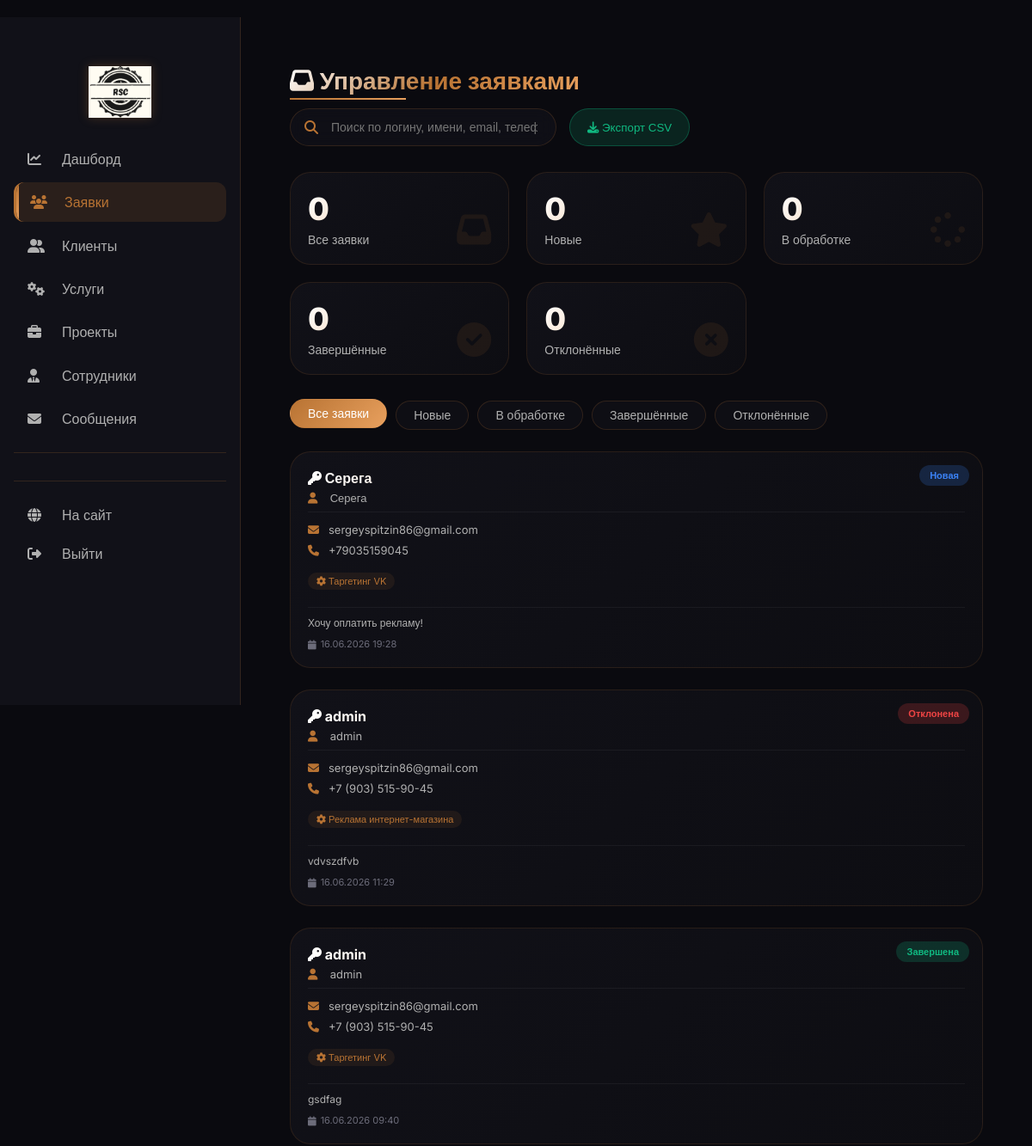
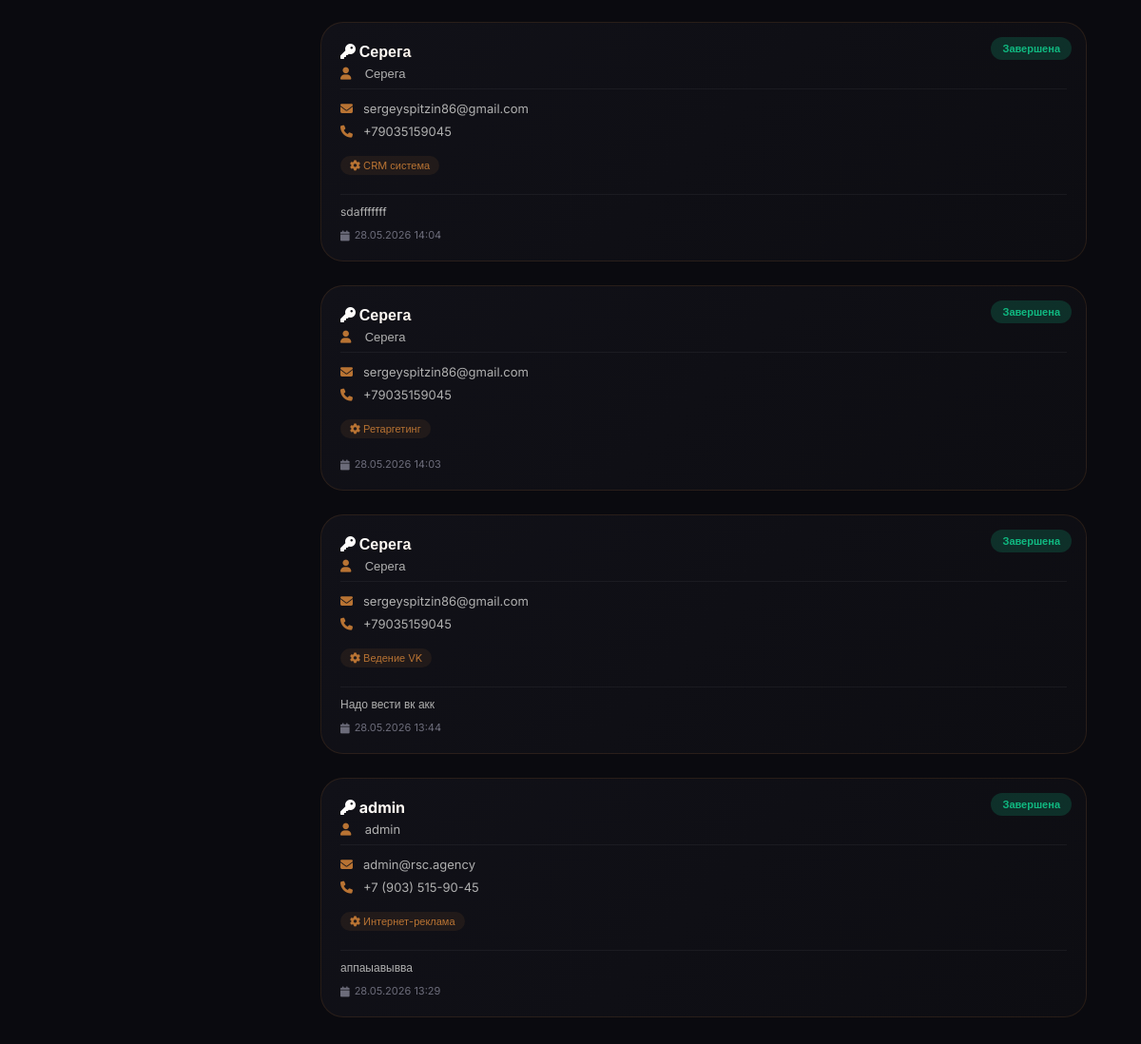
Screenshot of /leads/admin/leads/ (signed in) with the database file from the repository (2 pictures, top to bottom).
### leads/models.py (models this page shows, shortened)
class Lead(models.Model):
    STATUS_CHOICES = [
        ('new', 'Новая'),
        ('processing', 'В обработке'),
        ('completed', 'Завершена'),
        ('rejected', 'Отклонена'),
    ]
    name = models.CharField(max_length=200, verbose_name="Имя")
    email = models.EmailField(verbose_name="Email")
    phone = models.CharField(max_length=50, verbose_name="Телефон")
    message = models.TextField(blank=True, verbose_name="Сообщение")
    status = models.CharField(max_length=20, choices=STATUS_CHOICES, default='new')
    service = models.ForeignKey('Service', on_delete=models.SET_NULL, null=True, blank=True)
    price = models.DecimalField(max_digits=10, decimal_places=2, null=True, blank=True, verbose_name="Стоимость")
    user = models.ForeignKey("users.User", on_delete=models.SET_NULL, null=True, blank=True, related_name="leads")
    created_at = models.DateTimeField(auto_now_add=True)
    updated_at = models.DateTimeField(auto_now=True)
    class Meta:
        db_table = 'requests'
        verbose_name = "Заявка"
        verbose_name_plural = "Заявки"

class Service(models.Model):
    CATEGORY_CHOICES = [
        ('ads', 'Контекстная реклама'),
        ('target', 'Таргетинг'),
        ('seo', 'SEO'),
        ('smm', 'SMM'),
        ('dev', 'Разработка'),
        ('design', 'Дизайн'),
    ]
    name = models.CharField(max_length=200)
    category = models.CharField(max_length=20, choices=CATEGORY_CHOICES)
    price = models.CharField(max_length=100, blank=True)
    description = models.TextField(blank=True)
    is_active = models.BooleanField(default=True)
    order = models.IntegerField(default=0)
    image = models.ImageField(upload_to='services/', blank=True, null=True)
    features = models.TextField(blank=True)
    created_at = models.DateTimeField(auto_now_add=True)
    updated_at = models.DateTimeField(auto_now=True)
    created_by = models.ForeignKey('AdminUser', on_delete=models.SET_NULL, null=True, blank=True, verbose_name="Кто создал")
    class Meta:
        db_table = 'services'
        verbose_name = "Услуга"
        verbose_name_plural = "Услуги"

### leads/decorators.py (the view)
        def wrapper(request, *args, **kwargs):
            if not request.user.is_authenticated:
                messages.error(request, 'Необходимо войти в систему')
                return redirect('login')
            if not request.user.is_staff:
                messages.error(request, 'У вас нет доступа к этой странице')
                return redirect('index')
            try:
                admin_user = request.user.admin_profile
                user_permissions = admin_user.permissions
            except AdminUser.DoesNotExist:
                messages.error(request, 'Ошибка: профиль сотрудника не найден')
                return redirect('index')
            if user_permissions == 'full':
                return view_func(request, *args, **kwargs)
            if user_permissions not in allowed_permissions:
                messages.error(request, 'У вас недостаточно прав для выполнения этого действия')
                return redirect('admin_dashboard')
            return view_func(request, *args, **kwargs)

### leads/views/admin_leads.py (called while the page is built)
@permission_required(['full', 'leads_only'])
def admin_leads(request):
    leads = Lead.objects.all().order_by('-created_at')
    stats = {
        'all': Lead.objects.count(),
        'new': Lead.objects.filter(status='new').count(),
        'processing': Lead.objects.filter(status='processing').count(),
        'completed': Lead.objects.filter(status='completed').count(),
        'rejected': Lead.objects.filter(status='rejected').count(),
    }
    paginator = Paginator(leads, 15)
    page = request.GET.get('page', 1)
    leads_page = paginator.get_page(page)
    return render(request, 'admin_panel/leads/list.html', {
        'leads': leads_page,
        'stats': stats,
    })

### templates/admin_panel/leads/list.html (shortened to what this page needs)
﻿{% extends 'admin_panel/base.html' %}
{% load static %}
{% block extra_css %}
<link rel="stylesheet" href="{% static 'css/admin_panel/leads/list.css' %}">
{% endblock %}
{% block content %}
<div class="leads-container">
    <div class="leads-header">
        <h1><i class="fas fa-inbox"></i> Управление заявками</h1>
        <div class="header-actions"><div class="search-box"><i class="fas fa-search"></i><input type="text" id="searchInput" placeholder="Поиск по логину, имени, email, телефону..."></div><button class="btn-export" onclick="exportLeads()"><i class="fas fa-download"></i> Экспорт CSV</button></div>
    </div>
    <div class="stats-grid">
        <div class="stat-card" data-status="all"><div class="stat-value" id="statAll">0</div><div class="stat-label">Все заявки</div><div class="stat-icon"><i class="fas fa-inbox"></i></div></div>
        <div class="stat-card" data-status="new"><div class="stat-value" id="statNew">0</div><div class="stat-label">Новые</div><div class="stat-icon"><i class="fas fa-star"></i></div></div>
        <div class="stat-card" data-status="processing"><div class="stat-value" id="statProcessing">0</div><div class="stat-label">В обработке</div><div class="stat-icon"><i class="fas fa-spinner"></i></div></div>
        <div class="stat-card" data-status="completed"><div class="stat-value" id="statCompleted">0</div><div class="stat-label">Завершённые</div><div class="stat-icon"><i class="fas fa-check-circle"></i></div></div>
        <div class="stat-card" data-status="rejected"><div class="stat-value" id="statRejected">0</div><div class="stat-label">Отклонённые</div><div class="stat-icon"><i class="fas fa-times-circle"></i></div></div>
    </div>
    <div class="filters-bar"><button class="filter-btn active" data-filter="all">Все заявки</button><button class="filter-btn" data-filter="new">Новые</button><button class="filter-btn" data-filter="processing">В обработке</button><button class="filter-btn" data-filter="completed">Завершённые</button><button class="filter-btn" data-filter="rejected">Отклонённые</button></div>
    <div class="leads-grid" id="leadsGrid">
        {% for lead in leads %}
        <div class="lead-card" data-id="{{ lead.id }}" data-status="{{ lead.status }}" data-login="{{ lead.user.username|lower|default:'' }}" data-name="{{ lead.name|lower }}" data-email="{{ lead.email|lower }}" data-phone="{{ lead.phone }}">
            <div class="lead-status status-{{ lead.status }}">{{ lead.get_status_display }}</div>
            <div class="lead-card-content">
                <div class="lead-login"><i class="fas fa-key"></i> {{ lead.user.username|default:lead.name }}</div>
                <div class="lead-fio"><i class="fas fa-user"></i> {% with client=lead.user.client_profile.first %}{% if client %}{{ client.last_name|default:'' }} {{ client.first_name|default:'' }} {{ client.patronymic|default:'' }}{% else %}{{ lead.name }}{% endif %}{% endwith %}</div>
                <div class="lead-email"><i class="fas fa-envelope"></i> {{ lead.email }}</div>
                <div class="lead-phone"><i class="fas fa-phone"></i> {{ lead.phone }}</div>
                {% if lead.service %}<div class="lead-service"><i class="fas fa-cog"></i> {{ lead.service.name }}</div>{% endif %}
                {% if lead.message %}<div class="lead-message">{{ lead.message|truncatechars:100 }}</div>{% endif %}
                <div class="lead-date"><i class="fas fa-calendar"></i> {{ lead.created_at|date:"d.m.Y H:i" }}</div>
            </div>
        </div>
        {% empty %}<div class="empty-state" style="grid-column:1/-1; text-align:center; padding:50px;"><i class="fas fa-inbox" style="font-size:48px; opacity:0.5;"></i><h3 style="margin-top:15px;">Нет заявок</h3><p style="color:var(--text-secondary);">Заявки появятся здесь после отправки с сайта</p></div>{% endfor %}
    </div>
</div>
{% endblock %}

### static/css/admin_panel/base.css (style rules this page uses)
* { margin: 0; padding: 0; box-sizing: border-box; }
body { background: #0a0a0f; color: #ffffff; font-family: 'Inter', sans-serif; }

### rows the page displays
Lead: status "Новая", name "Серега", email "sergeyspitzin86@gmail.com", phone "+79035159045", service.name "Таргетинг VK", message "Хочу оплатить рекламу!", created_at "16.06.2026 19:28"
Lead: status "Отклонена", name "admin", email "sergeyspitzin86@gmail.com", phone "+7 (903) 515-90-45", service.name "Реклама интернет-магазина", message "vdvszdfvb", created_at "16.06.2026 11:29"
Lead: status "Завершена", name "admin", email "sergeyspitzin86@gmail.com", phone "+7 (903) 515-90-45", service.name "Таргетинг VK", message "gsdfag", created_at "16.06.2026 09:40"
Lead: status "Завершена", name "Серега", email "sergeyspitzin86@gmail.com", phone "+79035159045", service.name "CRM система", message "sdafffffff", created_at "28.05.2026 14:04"
Lead: status "Завершена", name "Серега", email "sergeyspitzin86@gmail.com", phone "+79035159045", service.name "Ретаргетинг", created_at "28.05.2026 14:03"
Lead: status "Завершена", name "Серега", email "sergeyspitzin86@gmail.com", phone "+79035159045", service.name "Ведение VK", message "Надо вести вк акк", created_at "28.05.2026 13:44"
Lead: status "Завершена", name "admin", email "admin@rsc.agency", phone "+7 (903) 515-90-45", service.name "Интернет-реклама", message "аппаыавывва", created_at "28.05.2026 13:29"
